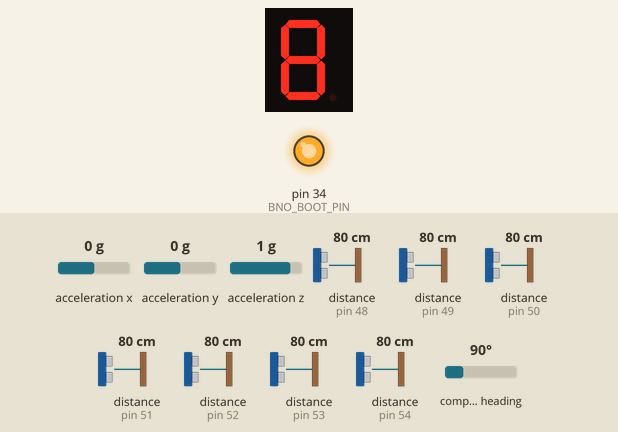
This sketch was run on a simulated Arduino Mega 2560, built with avr-gcc and run on an emulated ATmega2560. Parts: 1-digit seven-segment display, output pins drawn as LEDs (lit = HIGH). Wiring (inferred from the names in the program): 1-digit 7-segment display, segments lit when HIGH: segments pin 41, pin 39, pin 40, pin 42, pin 45, pin 44, pin 43. The inputs (shaded band) are chosen by the test bench; at power-on: acceleration x 0 g, acceleration y 0 g, acceleration z 1 g, distance to the obstacle (sensors on pin 48, pin 49, pin 50, pin 51, pin 52, pin 53, pin 54) 80 cm, compass heading 90°. The segment pins are drawn as the display they are named for; pins used as bus, display or sensor lines are not drawn; what the sketch prints to the serial monitor is not drawn.

Above: at 3.9 s.

The sketch:

BNO_and_TOF.ino
```cpp
#include <Wire.h>
#include <VL53L0X.h>
#include <Adafruit_SSD1306.h>
#include <Adafruit_BNO055.h>
#include <utility/imumaths.h>

VL53L0X tof[7];

#define BNO_RESET_PIN 35     // connect to nRESET pin on BNO055 breakout
#define BNO_BOOT_PIN 34


Adafruit_BNO055 bno = Adafruit_BNO055(55, 0x28);
void hardResetBNO055() {


  pinMode(BNO_RESET_PIN, OUTPUT);
  pinMode(BNO_BOOT_PIN,OUTPUT);
  digitalWrite(BNO_BOOT_PIN,LOW);
  delay(2000);
  digitalWrite(BNO_BOOT_PIN,HIGH);

  digitalWrite(BNO_RESET_PIN, LOW);   // hold reset
  delay(10);                          // minimum 1 ms; 10–20 ms recommended
  digitalWrite(BNO_RESET_PIN, HIGH);  // release reset


  delay(700);                         // **mandatory boot time**
 }

// // OLED
// #define SCREEN_WIDTH 128
// #define SCREEN_HEIGHT 64
// Adafruit_SSD1306 display(SCREEN_WIDTH, SCREEN_HEIGHT, &Wire);

// XSHUT pins
int xshutPins[7] = {39,40,41,42,43,44,45};
//int xshutPins[6] = {39,40,41,42,43,44};
// New I2C addresses
uint8_t tofAddr[7] = {0x30,0x31,0x32,0x33,0x34,0x35,0x36};
//uint8_t tofAddr[6] = {0x30,0x31,0x32,0x33,0x34,0x35};


void setup() {
  Serial.begin(115200);
  Serial.println("pakaya");
  Wire.begin();
  hardResetBNO055();


//igitalWrite(BNO_RESET_PIN, HIGH);  // idle state
    for(int i=0; i<7; i++){
    pinMode(xshutPins[i], OUTPUT);
    digitalWrite(xshutPins[i], LOW);
  }
  delay(50);


  // Perform a clean hard reset before initialization


Serial.println("pakaya2");
  //Now start library init
  if (!bno.begin()) {
    Serial.println("BNO055 not detected!");
    while (1);
  }

  delay(1000);  // give sensor time to enter NDOF or desired mode
  bno.setExtCrystalUse(true);

  Serial.println("BNO055 initialized after hard reset.");


    //Init BNO055


  // --- OLED INIT ---
  // if(!display.begin(SSD1306_SWITCHCAPVCC, 0x3C)) {
  //   Serial.println("OLED not found!");

  // }

  // display.clearDisplay();
  // display.setTextSize(1);
  // display.setTextColor(SSD1306_WHITE);


  //Turn off all ToF sensors

  // Init ToF one by one
  for(int i=0; i<7; i++){
    digitalWrite(xshutPins[i], HIGH);

    delay(10);

    tof[i].init();
    tof[i].setAddress(tofAddr[i]);

    Serial.print("ToF "); Serial.print(i);
    Serial.print(" set to 0x");
    Serial.println(tofAddr[i], HEX);
  }


  Serial.println("System ready");
}

void loop() {

  // // --- Display ToF 0 reading ---
  float d1 = tof[0].readRangeSingleMillimeters();
  delay(50);
  float d2 = tof[1].readRangeSingleMillimeters();
  delay(50);
  float d3 = tof[2].readRangeSingleMillimeters();
  delay(50);
  float d4 = tof[3].readRangeSingleMillimeters();
  delay(50);
  float d5 = tof[4].readRangeSingleMillimeters();
  delay(50);
  float d6 = tof[5].readRangeSingleMillimeters();
  delay(50);
  float d7 = tof[6].readRangeSingleMillimeters();

  float D[7] = {d1,d2,d3,d4,d5,d6,d7};

for (int i=0;i<7;i++){
  Serial.print(D[i]);
  Serial.println("|");
}
 sensors_event_t event;
  bno.getEvent(&event);

  Serial.print("Orientation X: ");
  Serial.print(event.orientation.x);
  Serial.print(" Y: ");
  Serial.print(event.orientation.y);
  Serial.print(" Z: ");
  Serial.println(event.orientation.z);


}
```
